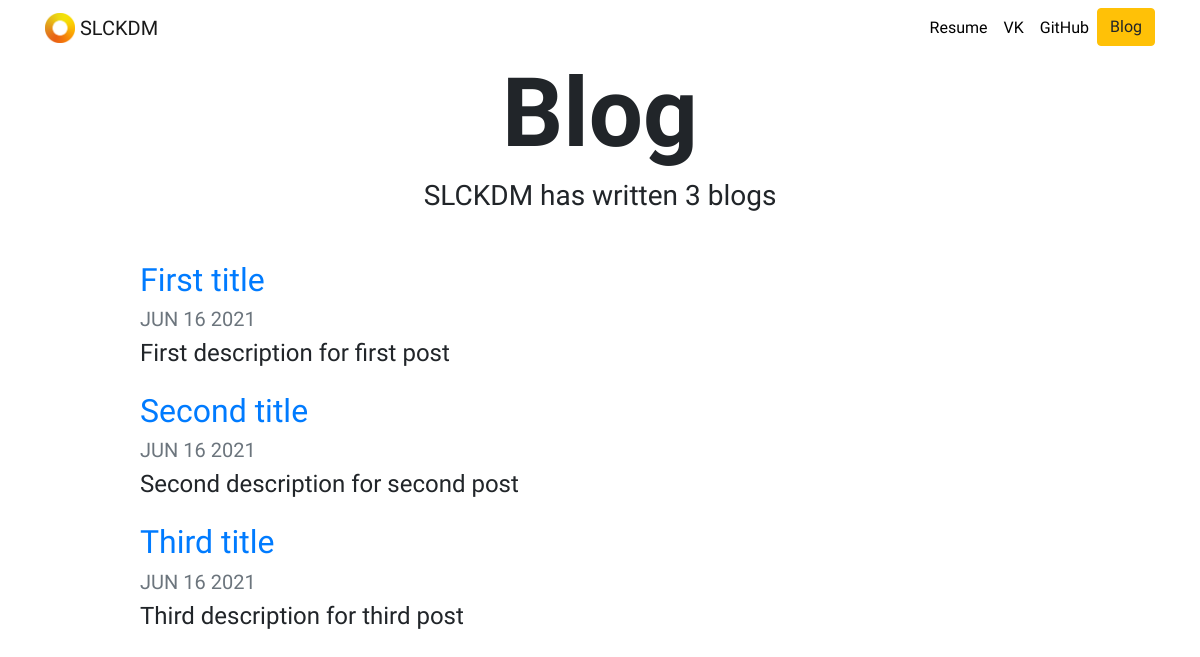
The page /blog/ on the database as committed earlier.
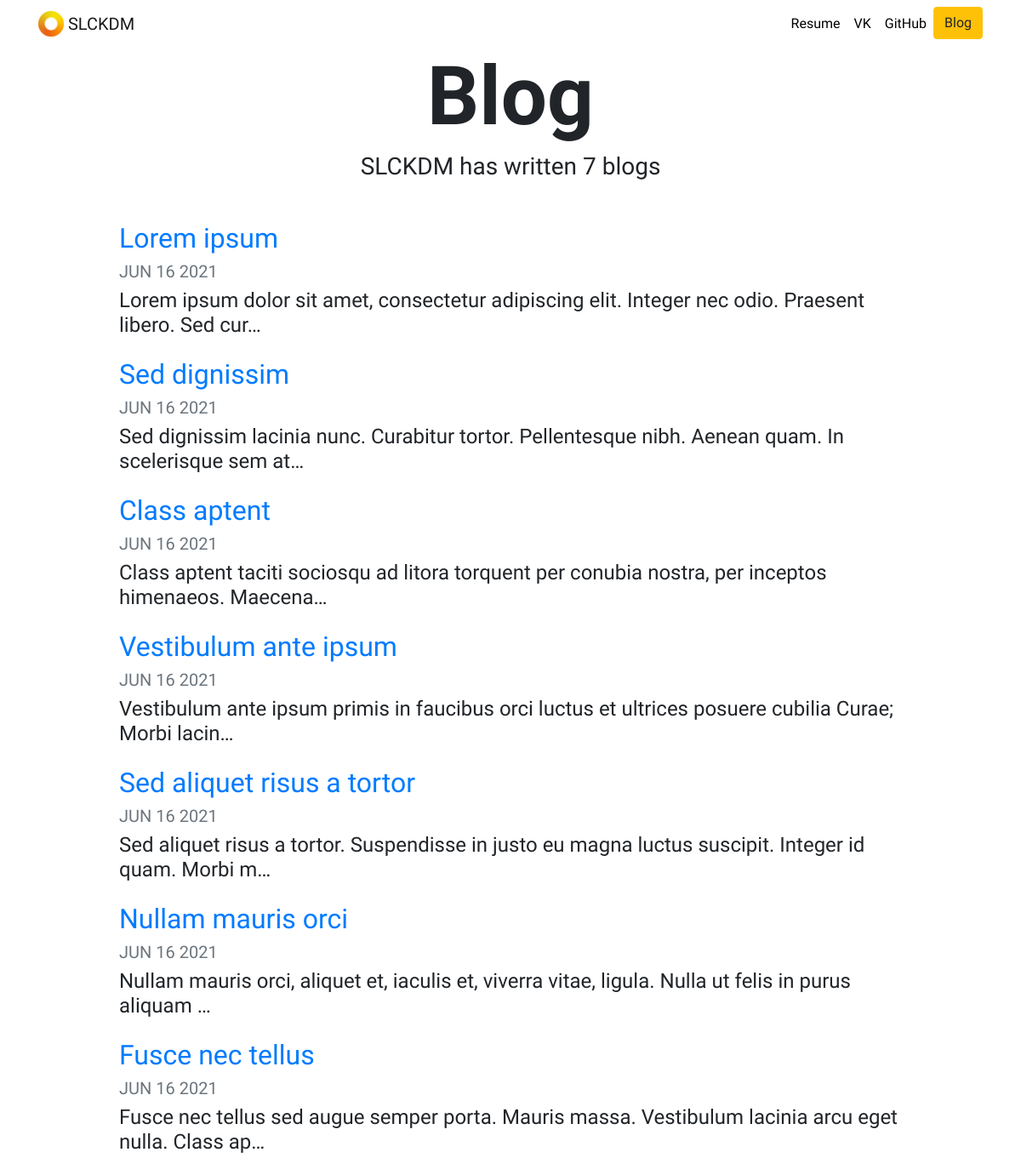
The same page on the database as committed later.
### blog/models.py (models this page shows, shortened)
class BlogPost(models.Model):
    title = models.CharField(max_length=100)
    date = models.DateField(auto_now_add=True)
    description = models.TextField(max_length=1250)

### blog/views.py (the view)
# urls.py: path('', views.all_blogs, name="all_blogs"),
def all_blogs(request):
    blog_posts = BlogPost.objects.order_by('-date')
    return render(request, 'blog/all_blogs.html', {'blog_posts': blog_posts})

### blog/templates/blog/all_blogs.html
{% extends "portfolio/base.html" %}
{% load static %}
{% block content %}
<h1 id="blogtitle" class="font-weight-bold text-center">Blog</h1>
<h3 class="text-center mb-5">SLCKDM has written {{ blog_posts.count }} blog{{ blog_posts.count|pluralize }}</h3>
{% for blog in blog_posts %}
<div class="row justify-content-center my-3">
  <div class="col-md-10">
    <a href="{% url 'blog:detail' blog.id %}" style="text-decoration: none">
      <h2>{{ blog.title }}</h2>
    </a>
    <h5 class="text-muted">{{ blog.date|date:'M d Y'|upper }}</h5>
    <h4>{{ blog.description|striptags|truncatechars:100 }}</h4>
  </div>
</div>
{% endfor %}
{% endblock %}

### portfolio/templates/portfolio/base.html (shortened to what this page needs)
{% load static %}
<!doctype html>
<html lang="en">
<head>
  <link rel="stylesheet" href="https://stackpath.bootstrapcdn.com/bootstrap/4.4.1/css/bootstrap.min.css">
  <link rel="stylesheet" href="{% static "portfolio/custom.css" %}">
</head>
<body>
  <nav id="topNav" class="navbar navbar-expand-md navbar-light">
    <div class="container">
      <a class="navbar-brand" href="{% url 'home_page' %}">
        <img src="{% static "portfolio/Logo.png" %}" width="30" height="30" class="d-inline-block align-top" alt="Nick's Logo">
        <span>SLCKDM</span>
      </a>
      <div class="collapse navbar-collapse text-center" id="navbarNav">
        <ul class="navbar-nav ml-auto">
          <li class="nav-item">
            <a class="nav-link" href="{% static "portfolio/resume.pdf" %}">Resume</a>
          </li>
          <li class="nav-item">
            <a class="nav-link" href="https://vk.com/slckdm" target="_blank">VK</a>
          </li>
          <li class="nav-item">
            <a class="nav-link" href="https://github.com/LevenusSupremus" target="_blank">GitHub</a>
          </li>
          <li>
            <a role="button" href="{% url 'blog:all_blogs' %}" class="btn btn-warning">Blog</a>
          </li>
        </ul>
      </div>
    </div>
  </nav>
  <div class="container">
    {% block content %}{% endblock %}
  </div>
</body>
</html>

### portfolio/static/portfolio/custom.css (style rules this page uses)
.navbar-nav .nav-link { color: rgba(0,0,0,1) !important; }
body { font-family: 'Play', sans-serif; }
#blogtitle { font-size: 6rem; }

Rows that differ between the two databases and show on the page:
changed BlogPost: title "First title" → "Lorem ipsum"; description "First description for first post" → "Lorem ipsum dolor sit amet, consectetur adipiscing elit. Integer nec odio. Praesent libero. Sed cur…"
changed BlogPost: title "Second title" → "Sed dignissim"; description "Second description for second post" → "Sed dignissim lacinia nunc. Curabitur tortor. Pellentesque nibh. Aenean quam. In scelerisque sem at…"
changed BlogPost: title "Third title" → "Class aptent"; description "Third description for third post" → "Class aptent taciti sociosqu ad litora torquent per conubia nostra, per inceptos himenaeos. Maecena…"
added BlogPost: title "Vestibulum ante ipsum", date "JUN 16 2021", description "Vestibulum ante ipsum primis in faucibus orci luctus et ultrices posuere cubilia Curae; Morbi lacin…"
added BlogPost: title "Sed aliquet risus a tortor", date "JUN 16 2021", description "Sed aliquet risus a tortor. Suspendisse in justo eu magna luctus suscipit. Integer id quam. Morbi m…"
added BlogPost: title "Nullam mauris orci", date "JUN 16 2021", description "Nullam mauris orci, aliquet et, iaculis et, viverra vitae, ligula. Nulla ut felis in purus aliquam …"
added BlogPost: title "Fusce nec tellus", date "JUN 16 2021", description "Fusce nec tellus sed augue semper porta. Mauris massa. Vestibulum lacinia arcu eget nulla. Class ap…"
Other text that changed with them:
{{ blog_posts.count }}: "3" → "7"
